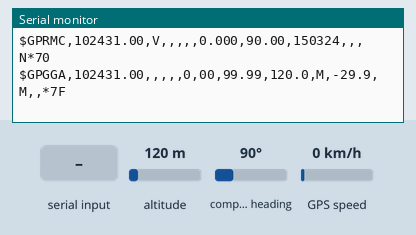
Bench run of a sketch on a simulated ESP32. Shown: the last lines printed to the serial monitor. The inputs (shaded band) are chosen by the test bench; at power-on: altitude 120 m, compass heading 90°, GPS speed 0 km/h. The GPS gets a fix after 3 s at 37.7749, -122.4194 with 8 satellites.

Above: at 1.2 s.
1.3 s: altitude set to 20 m
At 2.4 s:
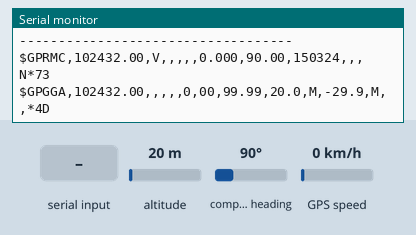
3.5 s: compass heading set to 269°
At 4.5 s:
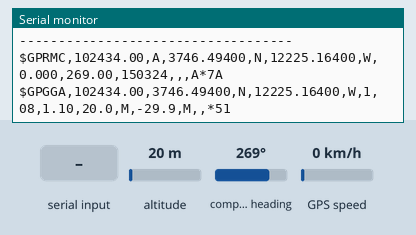
5.5 s: GPS speed set to 2 km/h
At 8.8 s:
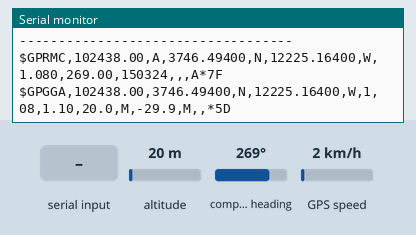
9.5 s: GPS speed set to 30 km/h
At 10.4 s:
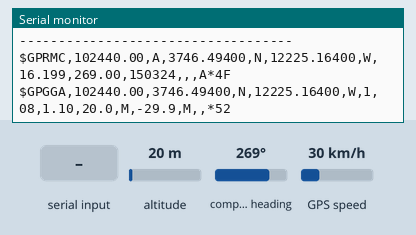
13.6 s: "1" received over the second serial link
At 13.86 s:
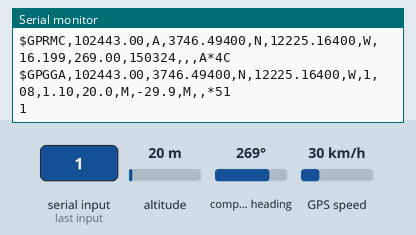
15.1 s: altitude set to 250 m
At 18.8 s:
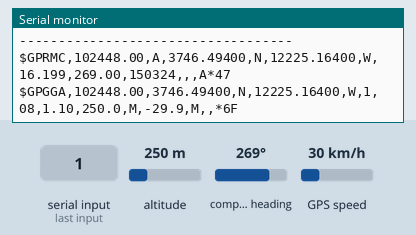
Timing chart, 0 to 20.2 s (numbered marks = the images above; inputs shaded):
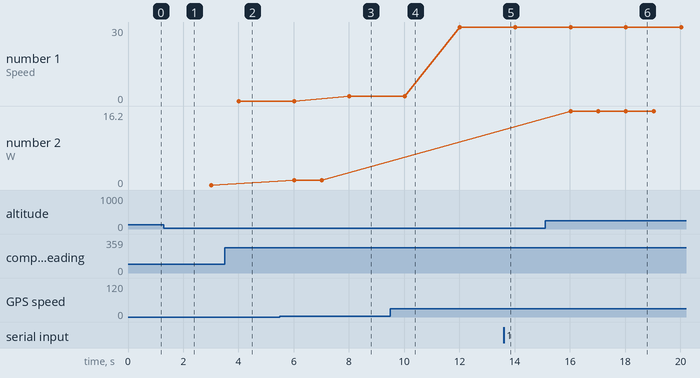

Measured:
- after the input at 1.3 s, the serial monitor: prints a new line after 0.71 s (image 1)
- after the input at 3.5 s, the serial monitor: prints a new line after 0.52 s (image 2)
- after the input at 5.5 s, the serial monitor: prints a new line after 0.52 s (image 3)
- after the input at 9.5 s, the serial monitor: prints a new line after 0.52 s (image 4)
- after the input at 13.6 s, the serial monitor: prints a new line at once (image 5)
- after the input at 15.1 s, the serial monitor: prints a new line after 0.93 s (image 6)
- plotted number 1: 0 → 2 after the input at 5.5 s, 2 → 30 after the input at 9.5 s
- plotted number 2: 0 → 1.08 after the input at 5.5 s

The sketch:

GPSTEST.ino
```cpp
#include <HardwareSerial.h>
#include <TinyGPS++.h>

// GPS Setup (RX=GPIO13, TX=GPIO12)
HardwareSerial gpsSerial(2);  // UART2
TinyGPSPlus gps;

void setup() {
  Serial.begin(115200);
  gpsSerial.begin(9600, SERIAL_8N1, 13, 12);  // RX=13, TX=12

  Serial.println("GPS Module Test");
  Serial.println("Waiting for satellite lock...");
  Serial.println("-----------------------------------");
}

void loop() {
  // Forward raw GPS data to Serial Monitor
  while (gpsSerial.available() > 0) {
    char c = gpsSerial.read();
    Serial.write(c);  // Raw NMEA sentences
    gps.encode(c);    // Parse data
  }

  // Display parsed data every 2 seconds
  static uint32_t lastMsg = 0;
  if (millis() - lastMsg > 2000) {
    lastMsg = millis();

    Serial.println("\nParsed GPS Data:");

    if (gps.location.isValid()) {
      Serial.print("Latitude:  ");
      Serial.println(gps.location.lat(), 6);

      Serial.print("Longitude: ");
      Serial.println(gps.location.lng(), 6);

      Serial.print("Google Maps: https://www.google.com/maps?q=");
      Serial.print(gps.location.lat(), 6);
      Serial.print(",");
      Serial.println(gps.location.lng(), 6);

      Serial.print("Satellites: ");
      Serial.println(gps.satellites.value());

      Serial.print("Altitude:   ");
      Serial.print(gps.altitude.meters());
      Serial.println(" meters");

      Serial.print("Speed:      ");
      Serial.print(gps.speed.kmph());
      Serial.println(" km/h");
    } else {
      Serial.println("INVALID: Waiting for GPS signal...");
    }
    Serial.println("-----------------------------------");
  }
}
```
